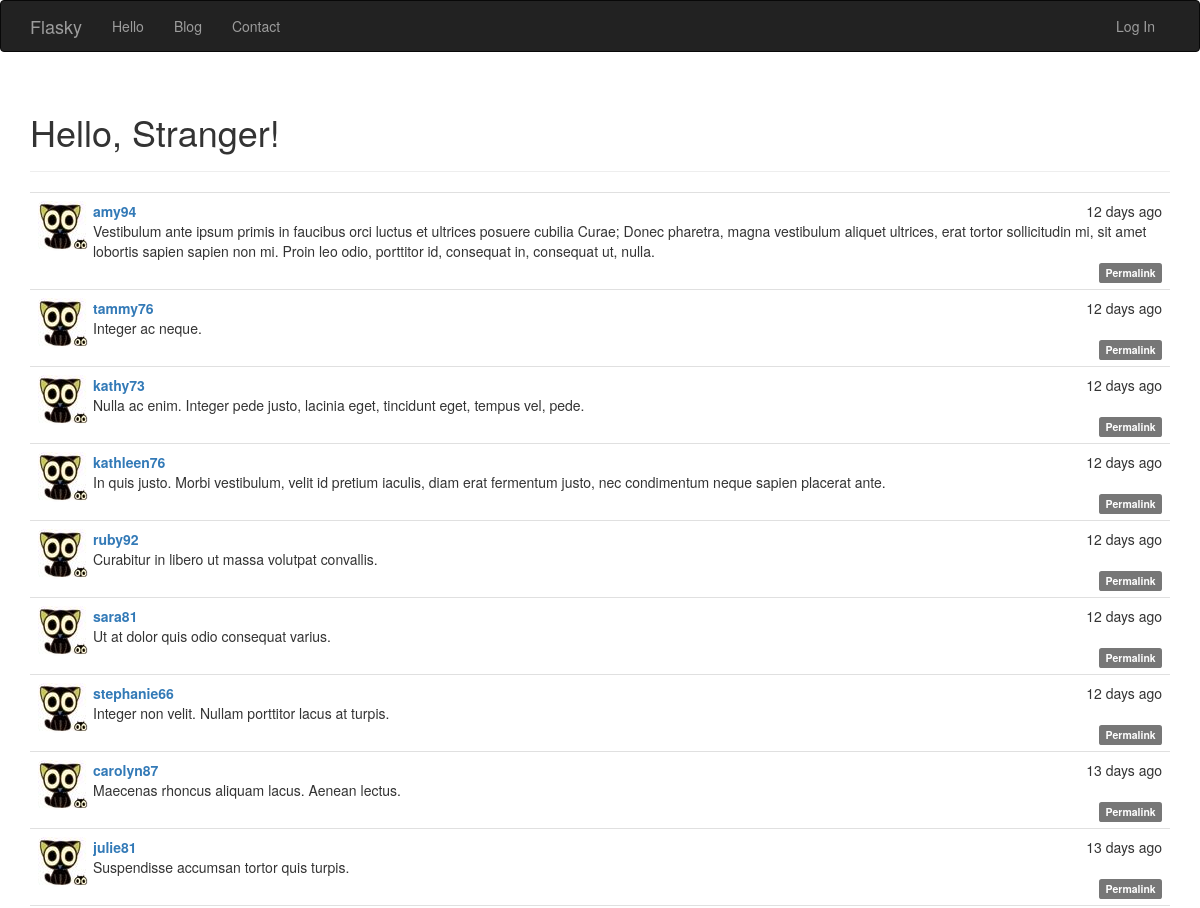
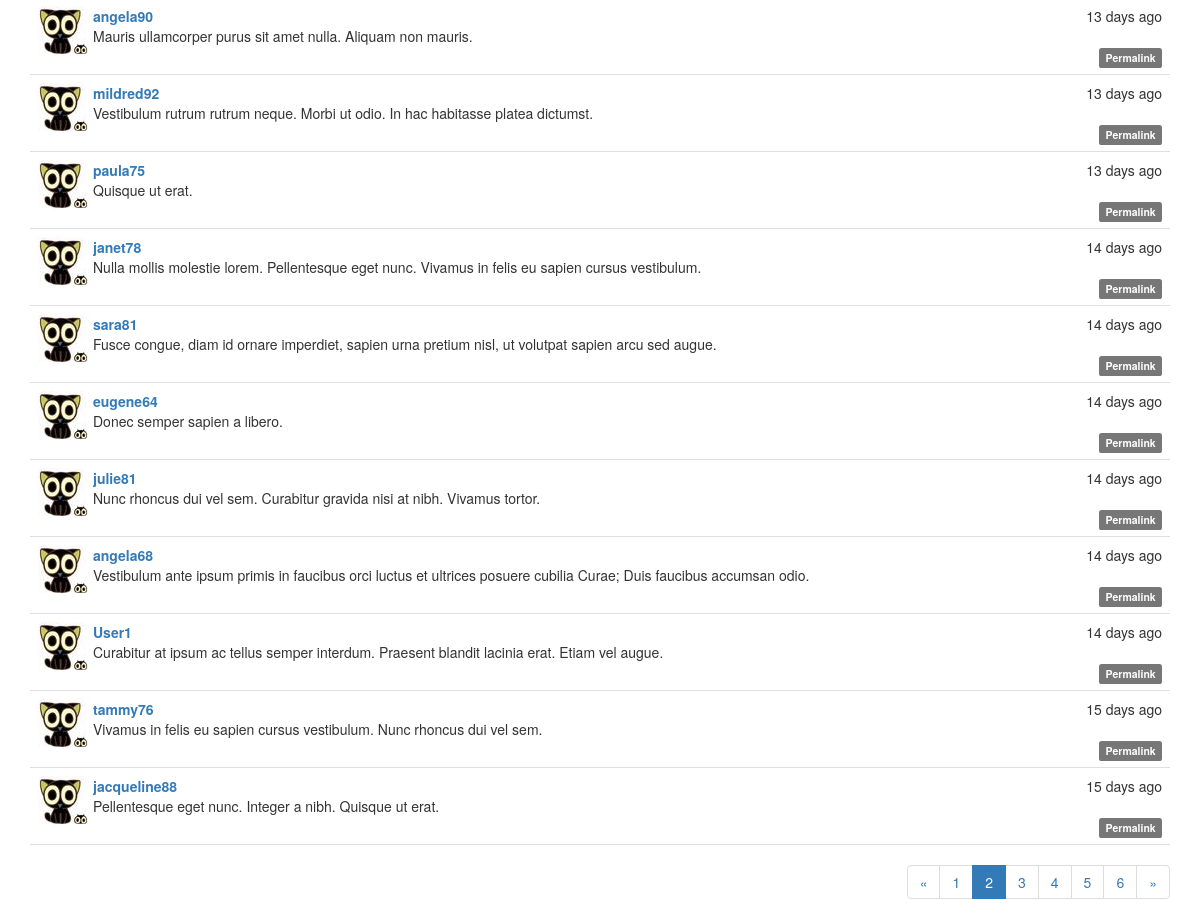
Screenshot of /blog/?page=2 with the database file from the repository (2 pictures, top to bottom).
### app/models.py (models this page shows, shortened)
class Post(db.Model):
    __tablename__ = 'posts'
    id = db.Column(db.Integer, primary_key=True)
    body = db.Column(db.Text)
    body_html = db.Column(db.Text)
    timestamp = db.Column(db.DateTime, index=True, default=datetime.utcnow)
    author_id = db.Column(db.Integer, db.ForeignKey('users.id'))

class User(UserMixin, db.Model):
    __tablename__ = 'users'
    id = db.Column(db.Integer, primary_key=True)
    email = db.Column(db.String(64), unique=True, index=True)
    username = db.Column(db.String(64), unique=True, index=True)
    role_id = db.Column(db.Integer, db.ForeignKey('roles.id'))
    password_hash = db.Column(db.String(128))
    confirmed = db.Column(db.BOOLEAN, default=False)
    name = db.Column(db.String(64))
    location = db.Column(db.String(64))
    about_me = db.Column(db.Text())
    Ico = db.Column(db.Integer, default='2')
    member_since = db.Column(db.DateTime(), default=datetime.utcnow)  # 注册时间，db.Column()参数可以接受函数为参数
    last_seen = db.Column(db.DateTime, default=datetime.utcnow)  # 最后登录时间
    posts = db.relationship('Post', backref='author', lazy='dynamic')
    @property
    def password(self):
        raise AttributeError('Password is not a readable attribute')
    def IDIco(self, size='big'):
        if self.Ico is not None:
            if size == "mid":
                url = '../static/avatar/' + str(self.Ico) + '_mid.jpg'
            elif size == "li":
                url = '../static/avatar/' + str(self.Ico) + '_li.jpg'
            else:
                url = '../static/avatar/' + str(self.Ico) + '.jpg'
            return url

### app/main/views.py (the view)
@main.route('/blog/', methods=['GET', 'POST'])
def blog():  # view function
    form = PostForm()
    if current_user.can(Permission.WRITE_ARTICLES) and form.validate_on_submit():
        post = Post(body=form.body.data, author=current_user._get_current_object())
        db.session.add(post)
        return redirect(url_for('.blog'))
    page = request.args.get('page', 1, type=int)
    pagination = Post.query.order_by(Post.timestamp.desc()). \
        paginate(page, per_page=current_app.config['FLASKY_POSTS_PER_PAGE'], error_out=False)  # 默认每页显示20
    posts = pagination.items
    return render_template('blog.html', form=form, posts=posts, pagination=pagination)

### app/auth/views.py (called while the page is built)
@auth.before_app_request
def before_request():
    if current_user.is_authenticated:
        current_user.ping()

### app/main/__init__.py (called while the page is built)
@main.app_context_processor
def inject_permissions():
    return dict(Permission=Permission)

### app/models.py (called while the page is built)
    def can(self, permissions):
        return False

    def is_administrator(self):
        return False

### app/templates/blog.html (shortened to what this page needs)
{% extends "base.html" %}
{% import "bootstrap/wtf.html" as wtf %}
{% import "_macros.html" as macros %}.
{% block page_content %}
    <div class="page-header">
        <h1>Hello,
            {% if current_user.is_authenticated %}{{ current_user.username }}
            {% else %}Stranger{% endif %}!</h1>
    </div>
    {% include '_posts.html' %}
    {% if pagination %}
        <div class="pagination">
            {{ macros.pagination_widget(pagination, '.blog') }}
        </div>
    {% endif %}
{% endblock %}

### app/templates/_posts.html (shortened to what this page needs)
<ul class="posts">
    {% for post in posts %}
        <li class="post">
            <div class="post-thumbnail">
                <a href="{{ url_for('.user', username=post.author.username) }}">
                    <img class="img-rounded profile-thumbnail" src="{{ post.author.IDIco('mid') }}">
                </a>
            </div>
            <div class="post-content">
                <div class="post-date">{{ moment(post.timestamp).fromNow() }}</div>
                <div class="post-author">
                    <a href="{{ url_for('.user', username=post.author.username) }}">{{ post.author.username }}</a>
                </div>
                <div class="post-body">
                    {% if post.body_html %}
                        {{ post.body_html|safe }}
                    {% else %}
                        {{ post.body }}
                    {% endif %}
                </div>
                <div class="post-footer">
                    <a href="{{ url_for('.post', id=post.id) }}">
                        <span class="label label-default">Permalink</span>
                    </a>
                </div>
            </div>
        </li>
    {% endfor %}
</ul>

### app/static/styles.css (style rules this page uses)
.profile-thumbnail { position: absolute; }
ul.posts { list-style-type: none; padding: 0px; margin: 16px 0px 0px 0px; border-top: 1px solid #e0e0e0; }
ul.posts li.post { padding: 8px; border-bottom: 1px solid #e0e0e0; }
div.post-date { float: right; }
div.post-author { font-weight: bold; }
div.post-thumbnail { position: absolute; }
div.post-content { margin-left: 55px; min-height: 50px; }
div.pagination { width: 100%; text-align: right; padding: 0px; margin: 0px; }
div.post-footer { text-align: right; }

### rows the page displays
Post: timestamp "12 days ago", author.username "amy94", body "Vestibulum ante ipsum primis in faucibus orci luctus et ultrices posuere cubilia Curae; Donec pharetra, magna vestibulum aliquet ultrices, erat tortor sollicitudin mi, sit amet lobortis sapien sapien non mi. Proin leo odio, porttitor id, consequat in, consequat ut, nulla."
Post: timestamp "12 days ago", author.username "tammy76", body "Integer ac neque."
Post: timestamp "12 days ago", author.username "kathy73", body "Nulla ac enim. Integer pede justo, lacinia eget, tincidunt eget, tempus vel, pede."
Post: timestamp "12 days ago", author.username "kathleen76", body "In quis justo. Morbi vestibulum, velit id pretium iaculis, diam erat fermentum justo, nec condimentum neque sapien placerat ante."
Post: timestamp "12 days ago", author.username "ruby92", body "Curabitur in libero ut massa volutpat convallis."
Post: timestamp "12 days ago", author.username "sara81", body "Ut at dolor quis odio consequat varius."
Post: timestamp "12 days ago", author.username "stephanie66", body "Integer non velit. Nullam porttitor lacus at turpis."
Post: timestamp "13 days ago", author.username "carolyn87", body "Maecenas rhoncus aliquam lacus. Aenean lectus."
Post: timestamp "13 days ago", author.username "julie81", body "Suspendisse accumsan tortor quis turpis."
Post: timestamp "13 days ago", author.username "angela90", body "Mauris ullamcorper purus sit amet nulla. Aliquam non mauris."
Post: timestamp "13 days ago", author.username "mildred92", body "Vestibulum rutrum rutrum neque. Morbi ut odio. In hac habitasse platea dictumst."
Post: timestamp "13 days ago", author.username "paula75", body "Quisque ut erat."
Post: timestamp "14 days ago", author.username "janet78", body "Nulla mollis molestie lorem. Pellentesque eget nunc. Vivamus in felis eu sapien cursus vestibulum."
Post: timestamp "14 days ago", author.username "sara81", body "Fusce congue, diam id ornare imperdiet, sapien urna pretium nisl, ut volutpat sapien arcu sed augue."
Post: timestamp "14 days ago", author.username "eugene64", body "Donec semper sapien a libero."
Post: timestamp "14 days ago", author.username "julie81", body "Nunc rhoncus dui vel sem. Curabitur gravida nisi at nibh. Vivamus tortor."
Post: timestamp "14 days ago", author.username "angela68", body "Vestibulum ante ipsum primis in faucibus orci luctus et ultrices posuere cubilia Curae; Duis faucibus accumsan odio."
Post: timestamp "14 days ago", author.username "User1", body "Curabitur at ipsum ac tellus semper interdum. Praesent blandit lacinia erat. Etiam vel augue."
Post: timestamp "15 days ago", author.username "tammy76", body "Vivamus in felis eu sapien cursus vestibulum. Nunc rhoncus dui vel sem."
Post: timestamp "15 days ago", author.username "jacqueline88", body "Pellentesque eget nunc. Integer a nibh. Quisque ut erat."

### other values shown
{{ p }} "1" "3" "4" "5" "6"
{{ p }} "2"
